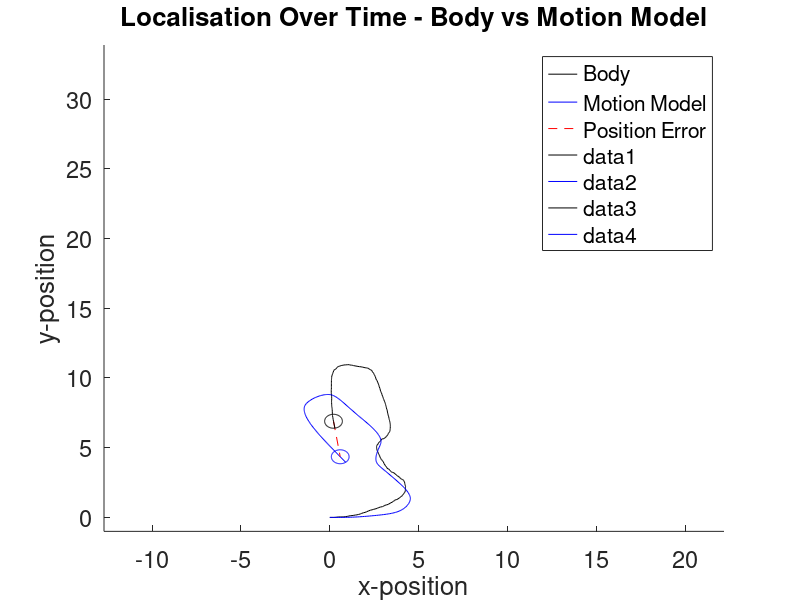
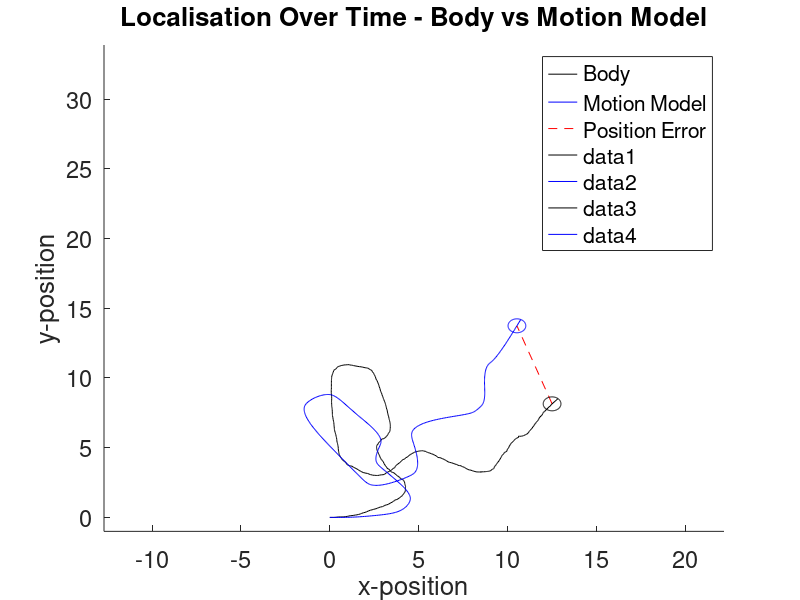
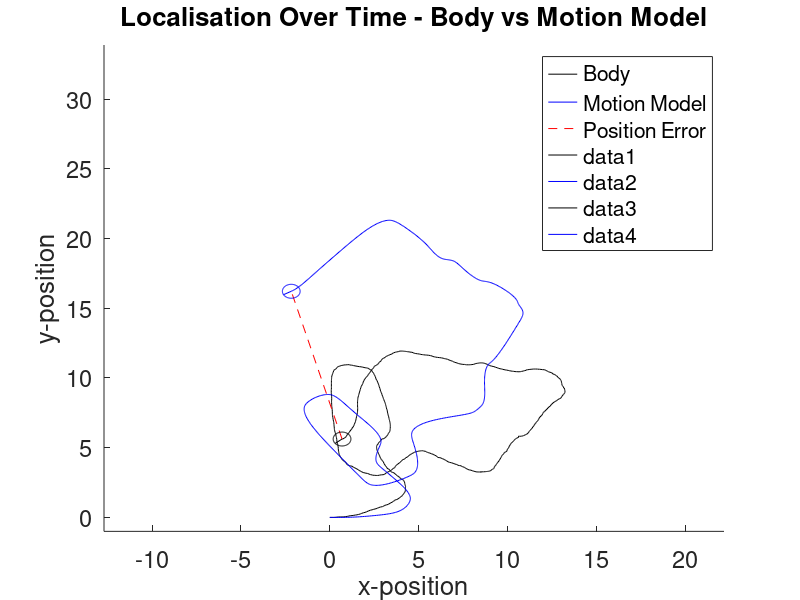
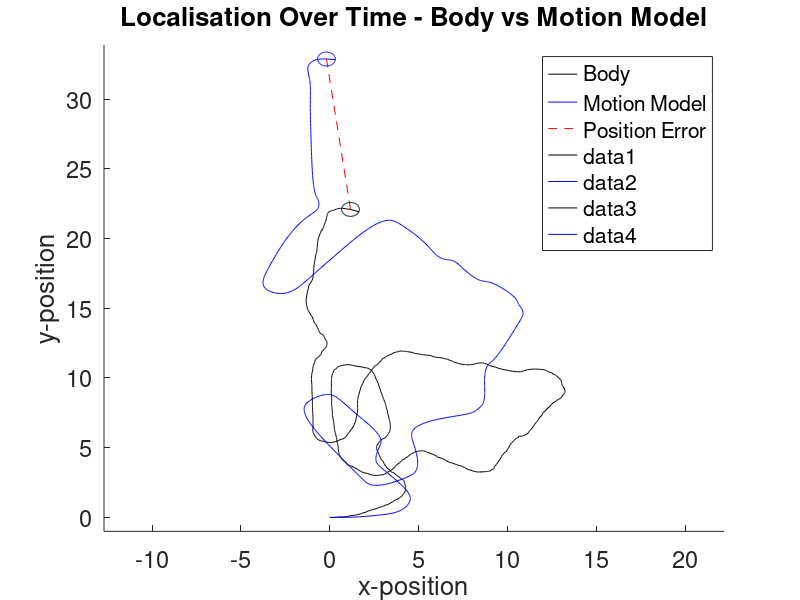

Write MATLAB code to recreate these figures, in order.
%extendedKalmanFilterKnowCorrespondences.m
function EKFMotionModel()
    clc
    clear all
    close all
    
    dt = 0.1; %Change in time per tick
    time = 100/dt; %Simulation time
    
    runs = 5;
    
    %Initalise errors
    distErr = zeros(runs, time);
    bearingErr = zeros(runs, time);
    

    %Map of features
    m = [1;  %Property
         -1;  %X position
         1]; %Y position
     
    %Correspondences
    c = [1];
    
%---Agent setup
    r = 1; %Agent wheel radius
    D = 1; %Distance between agent's wheels

%-----Body
    %Pose
    x = [0;  %Initial x position
         0;  %Initial y position
         0]; %Initial orientation
    
%-----Brain
%---Initial Pose Estimation
    %Pose
    mu = [x(1);  %Initial mean x position
          x(2);  %Initial mean y position
          x(3)]; %Initial mean orientation
    
    Sigma = [0.1,0,0;
             0,0.1,0;
             0,0,0.1]; %Initial pose covariance matrix (Must be symmetric)
    
    %---Velocity Motion Model
    %Pose
    mu2 = mu;
    
    Sigma2 = Sigma;
    
    
    for run = 1:runs
        run
        %---Initalise world
        t = 1; %Tick
        
        
        %Motion command
        [velL, velR] = getRandomWheelVel(time, dt); %Initial smooth random wheel velocities

        u(1,:) = (velR + velL) ./ 2 .* r;  %Calculate translational velocity
        u(2,:) =  (velR - velL) ./ D .* r; %Calculate rotational velocity

        %---Initial Sensory Measurement
        for i = 1:size(m,2)
            z(:,i) = [sqrt((m(2,i)-x(1))^2 + (m(3,i)-x(2))^2) + normrnd(0,0.1);                      %Initial range
                      mod(atan2(m(3,i)-x(2), m(2,i)-x(1)) - x(3) + normrnd(0,0.1) + pi, 2*pi) - pi;  %Initial bearing (normalised to between pi and -pi)
                      m(1,i) + normrnd(0,0.1)];                                                      %Initial signature
        end

        %---Simulate
        for t = 2:time
            %Body update
            x(1,t) = x(1,t-1) + dt * ((r / 2) * (velR(t) + velL(t) + normrnd(0,0.5)) * cos(x(3,t-1))); %Update X coord
            x(2,t) = x(2,t-1) + dt * ((r / 2) * (velR(t) + velL(t) + normrnd(0,0.5)) * sin(x(3,t-1))); %Update Y coord
            x(3,t) = x(3,t-1) + dt * ((r / D) * (velR(t) - velL(t) + normrnd(0,0.5)));                 %Update angle

            %Measurement update
            for i = 1:size(m,2)
                z(:,i) = [sqrt((m(2,i)-x(1,t))^2 + (m(3,i)-x(2,t))^2);  %Range
                          mod(atan2(m(3,i)-x(2,t), m(2,i)-x(1,t)) - x(3,t) + normrnd(0,0.1) + pi, 2*pi) - pi; %Bearing
                          m(1,i)];                                      %Signature
            end

            %Brain update
            %[mu(:,t), Sigma(:,:,t), pZ(t)] = runExtendedKalmanFilterKnownCorrespondences(mu(:,t-1),Sigma(:,:,t-1),u(:,t),z,c,m);

            %Brain2 update (without EKF)
            [mu2(:,t), Sigma2(:,:,t)] = runMotionUpdate(mu2(:,t-1),Sigma2(:,:,t-1),u(:,t));


            distErr(run,t) = sqrt((x(1,t)-mu2(1,t))^2 + (x(2,t)-mu2(2,t))^2);
            bearingErr(run,t) = abs(mod(x(3,t)-mu2(3,t) + pi, 2*pi) - pi);
        end
    end
    
    
    %Plot Snapshots of last run
    for n = 1:4
        figure(n)
        a = floor(n*time/4);
        %plot(m(1,:),m(2,:),'O'); %Plot map features
        
        hold on
%         [X1,X2] = meshgrid(linspace(mu2(1,a)-10,mu2(1,a)+10,50)', linspace(mu2(2,a)-10,mu2(2,a)+10,50)');
%         XM = [X1(:) X2(:)];
%         p1 = mvnpdf(XM, mu2(1:2,a).',Sigma2(1:2,1:2,a));
%         mesh(X1,X2,reshape(p1,50,50));
        
        
        plot(x(1,1:a), x(2,1:a),'k'); %Body
        %plot([mu(1,t-1),mu(1,t)],[mu(2,t-1),mu(2,t)],'b'); %Brain
        plot(mu2(1,1:a),mu2(2,1:a),'b'); %Motion model
        
        %Plot distance error
        plot([x(1,a),mu2(1,a)],[x(2,a),mu2(2,a)],'--r');
        
        set(gca,'fontsize',17);
        title('Localisation Over Time - Body vs Motion Model');
        legend('Body','Motion Model','Position Error');
        xlabel('x-position')
        ylabel('y-position')
        
        %Plot agents
        plotCircle(x(1,a), x(2,a),D/2,'k');
        plotCircle(mu2(1,a), mu2(2,a),D/2,'b');
        plot([x(1,a), x(1,a) + (D/2) * cos(x(3,a))], [x(2,a), x(2,a) + (D/2) * sin(x(3,a))], 'k'); %Plot noisy agent angle line
        plot([mu2(1,a), mu2(1,a) + (D/2) * cos(mu2(3,a))], [mu2(2,a), mu2(2,a) + (D/2) * sin(mu2(3,a))], 'b'); %Plot noisy agent angle line
        
        %Axis - Centered
        xMax = max(max(x(1,:)),max(mu2(1,:)));
        xMin = min(min(x(1,:)),min(mu2(1,:)));
        yMax = max(max(x(2,:)),max(mu2(2,:)));
        yMin = min(min(x(2,:)),min(mu2(2,:)));
        
        xRange = xMax - xMin;
        yRange = yMax - yMin;
        if xRange > yRange
            axis([xMin-1, xMax+1, yMin-(xRange+2-yRange)/2, yMax+(xRange+2-yRange)/2]);
        else
            axis([xMin-(yRange+2-xRange)/2, xMax+(yRange+2-xRange)/2, yMin-1, yMax+1]);
        end
        
        hold off
    end
    
    %Plot Distance Error
    figure(5)
    mean(distErr,1)
    plot(mean(distErr,1))
    set(gca,'fontsize',17);
    title('Position Error Over Time');
    xlabel('Time (steps)');
    ylabel('Euclidean Distance Between Models (error)');
    
    %Plot Bearing Error
    figure(6)
    mean(bearingErr,1)
    plot(mean(bearingErr,1))
    set(gca,'fontsize',17);
    title('Bearing Error over Time');
    xlabel('Time (steps)');
    ylabel('Difference in Radians Between Models (error)');
    
    
%---Plot Animation
%     figure(1)
%     for t = 2:time
%         %Pose
% %         subplot(2,2,1);
%         
%         hold on
%         plot(m(1,:),m(2,:),'O'); %Plot map features
%         plot([x(1,t-1),x(1,t)],[x(2,t-1),x(2,t)],'k'); %Body
%         %plot([mu(1,t-1),mu(1,t)],[mu(2,t-1),mu(2,t)],'b'); %Brain
%         plot([mu2(1,t-1),mu2(1,t)],[mu2(2,t-1),mu2(2,t)],'r'); %Measurement model
% 
%         [X1,X2] = meshgrid(linspace(mu(1,t)-0.05,mu(1,t)+0.1,50)', linspace(mu(2,t)-0.05,mu(2,t)+0.1,50)');
%         XM = [X1(:) X2(:)];
%         p1 = mvnpdf(XM, mu(1:2,t).',Sigma(1:2,1:2,t));
%         mesh(X1,X2,reshape(p1,50,50));
%          hold off
%         pause(0.001); %Wait to update frame
%     end
end


function [mu, Sigma] = runMotionUpdate(mu,Sigma,u)
    
    %Initalise variables
    dt = 0.1;
    a = [0.1,0.1,0.1,0.1];
    
    %Extract variables
        %Pose mean
    theta = mu(3); %Get gaussian distribution mean of bearing (most likely bearing)
    
        %Motion Control
    v = u(1);
    w = u(2);
    
    %Prediction step
        %Jacobian derivatives
    G = [1, 0, (v/w)*(-cos(theta) + cos(theta + w*dt));...
         0, 1, (v/w)*(-sin(theta) + sin(theta + w*dt));...
         0, 0, 1];
     
    V = [(-sin(theta) + sin(theta + w*dt))/w, (v*(sin(theta) - sin(theta + w*dt)))/w^2 + (v*(cos(theta + w*dt)*dt))/w;...
         (cos(theta) - cos(theta + w*dt))/w, -(v*(cos(theta) - cos(theta + w*dt)))/w^2 + (v*(sin(theta + w*dt)*dt))/w;...
         0, dt];
    
        %Noise in control space
    M = [a(1)*v^2 + a(2)*w^2, 0;...
         0, a(3)*v^2 + a(4)*w^2];
    
        %Motion Updates
            %Mean motion update
    mu = mu + [-(v/w)*sin(theta) + (v/w)*sin(theta + w*dt);...
                  ((v/w)*cos(theta)) - ((v/w)*cos(theta + w*dt));...
                  w*dt];
                 
            %Sigma motion update
    Sigma = (G*Sigma)*(G.')+(V*M)*(V.');
end

function [velL, velR] = getRandomWheelVel(time, dt)
    %Initialise random wheel velocity arrays using a CTRNN to produce
    %smooth random values
    noOfNodes = 100; %Number of nodes
    W = 0.5 * randn(noOfNodes); %Weights
    Nodes = ones(noOfNodes, time/dt); %Nodes

    for t = 1:time/dt
        Nodes(:,t + 1) = Nodes(:,t) + dt * (-Nodes(:,t) + tanh(W * Nodes(:,t))); %Update Nodes
    end
    
    velL = abs(Nodes(1,:)); %Assign left wheel velocities
    velR = abs(Nodes(2,:)); %Assign right wheel velocities
end

function [ ] = plotCircle( x, y, r, c )
%plotCircle plots a circle at coord (x,y) with radius r and colour c
%   Detailed explanation goes here
    t = linspace(0,2*pi);
    plot(x + (r*cos(t)),y + (r*sin(t)),c);
end
